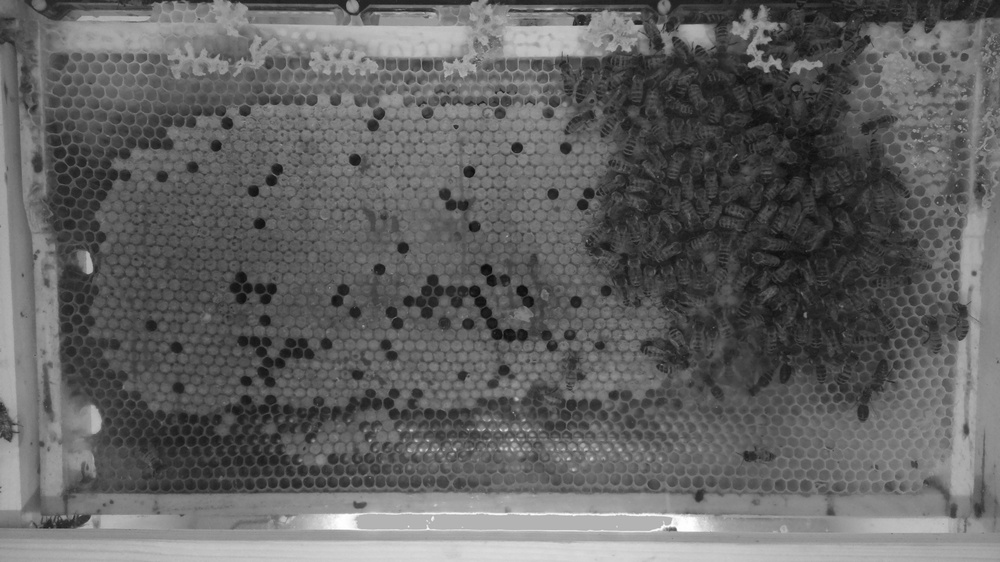
#> input picture hive2_rpi2_240425-164102Z.jpg, 1000 x 562 px, shrunk from 4608 x 2592 before the run, given as the content of the folder ing-2024/barmak/5_cluster_contour_ilastik/observation/imgs10, which was not available
$ jupyter execute n_random_file.ipynb   (shell and % lines are left out)   (text cells are left out)
#> lines starting #> are read from the running program, lines starting #| are printed output that depends on the picture; after the words box and inside, x2 and y2 are one past the last pixel; in counts of white or black regions, pixels touching at a corner belong together; pictures that were not available may be replaced by others from this repository, and a replacement may not be noted
[cell 1]
# from https://stackoverflow.com/a/52586317

import os, random, shutil

#Prompting user to enter number of files to select randomly along with directory
source = "/Users/fabianprofeta/Desktop/PDS-IR-imaging/IR-imaging-2024/barmak/5_cluster_contour_ilastik/observation/imgs10"
dest = "/Users/fabianprofeta/Desktop/PDS-IR-imaging/IR-imaging-2024/imgs_samples"
no_of_files = 50

print("%"*25+"{ Details Of Transfer }"+"%"*25)
print("\n\nList of Files Moved to %s :-"%(dest))

#Using for loop to randomly choose multiple files
for i in range(no_of_files):
    #Variable random_file stores the name of the random file chosen
    random_file=random.choice(os.listdir(source))
    print("%d} %s"%(i+1,random_file))
    source_file=source + "/" + random_file
    dest_file=dest
    #"shutil.move" function moves file from one directory to another
    shutil.move(source_file,dest_file)
    os.rename(dest_file+"/"+random_file, dest_file+"/img"+str(i)+".jpg")

print("\n\n"+"$"*33+"[ Files Moved Successfully ]"+"$"*33)

[cell 2]
import cv2
import numpy as np
import matplotlib.pyplot as plt
from skimage.morphology import remove_small_holes, remove_small_objects, disk, opening, closing
import glob

[cell 3]
folder_in = 'imgs_samples/'
images = glob.glob(folder_in + '*.jpg')
imgs = []

for image in images:
    img = cv2.imread(image, cv2.IMREAD_GRAYSCALE)
#> img is the input picture: shape (562, 1000); min 10, max 255, mean 97.8
    imgs.append(img)
    # [5 lines of commented-out code are left out]

[cell 4]
thresholds= np.ones([len(imgs)]) * 80
#> thresholds = [80]
imgs_tmp = []

for img, threshold in zip(imgs, thresholds):
    img_tmp = cv2.equalizeHist(img) #histogram equalization
    img_tmp = cv2.GaussianBlur(img, (7, 7), 0) #blur cause it never caused any harm
    _, img_tmp = cv2.threshold(img_tmp, threshold, 255, cv2.THRESH_BINARY) #thresholding
    imgs_tmp.append(img_tmp)
#> this loop made 1 pass
#> pass 1, `img_tmp = cv2.equalizeHist(img)`:
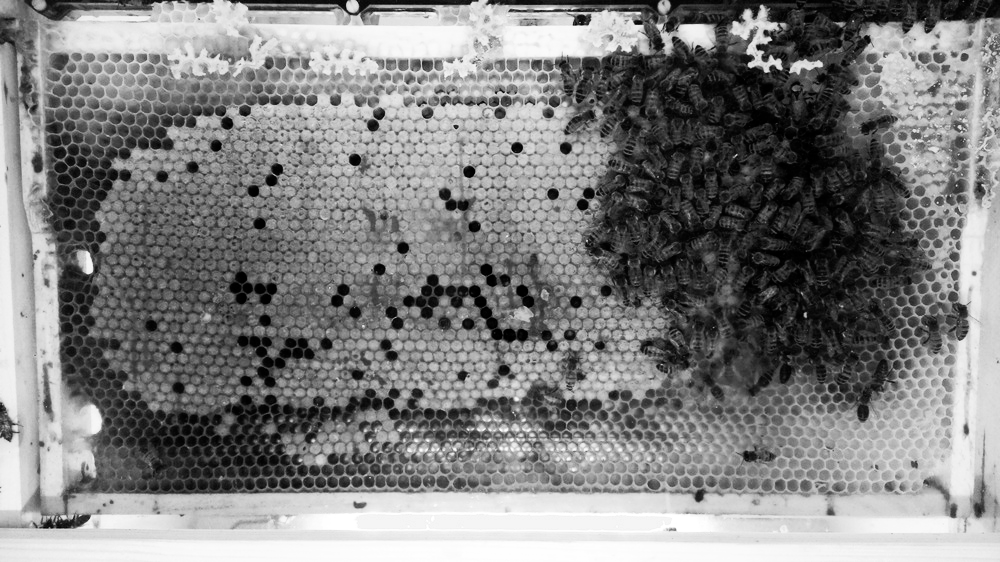
#> img_tmp: shape (562, 1000); min 0, max 255, mean 128.4
#> pass 1, `_, img_tmp = cv2.threshold(img_tmp, threshold, 255, cv2.THRESH_BINARY)`:
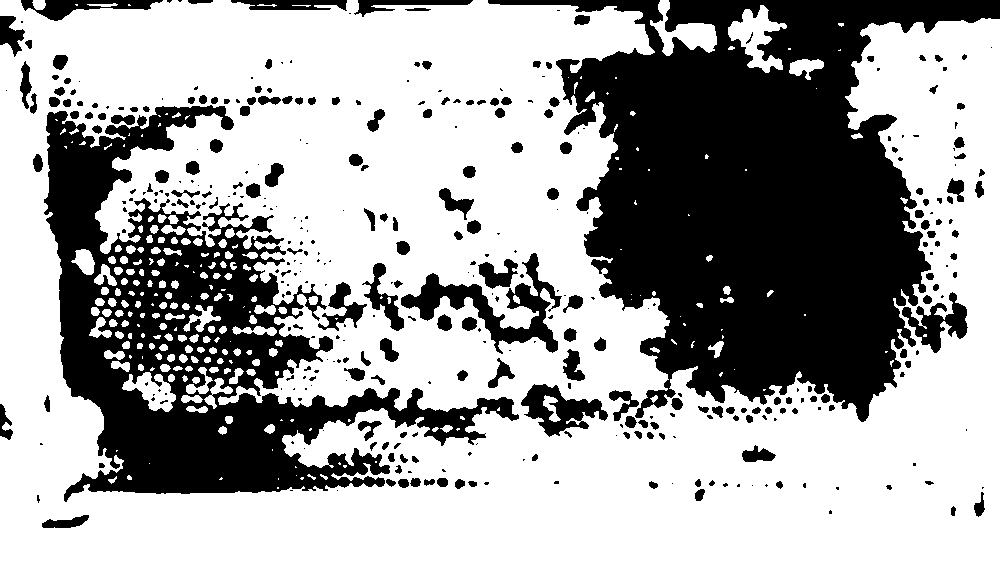
#> img_tmp: shape (562, 1000); 64.1% white; 380 black regions (185 under 20 px), largest, box (x1, y1, x2, y2) and area: (488, 0, 1000, 422) 108666, (44, 105, 519, 502) 63530, (401, 253, 562, 354) 4509
#> after the loop, imgs_tmp = 1 item

[cell 5]
imgs_tmp1000_oc = []
n = 0
for img_tmp in imgs_tmp:
    # some morphological operations (this take lil bit of time)
    img_tmp1000 = remove_small_objects(img_tmp, min_size=1000) #remove small objects
    img_tmp1000 = remove_small_holes(img_tmp1000, area_threshold=1000) #remove small holes
    img_tmp1000_oc = closing(opening(img_tmp1000, disk(3)), disk(3)) #open then close the mask (small disk cause takes time)
    imgs_tmp1000_oc.append(img_tmp1000_oc)
    # to save time in the future, save the masks
    cv2.imwrite('imgs_samples_mask/mask'+str(n)+'.jpg', img_tmp1000_oc * 255)
    n += 1
#> this loop made 1 pass
#> n on pass 1: 1
#> pass 1, `img_tmp1000 = remove_small_holes(img_tmp1000, area_threshold=1000)`:
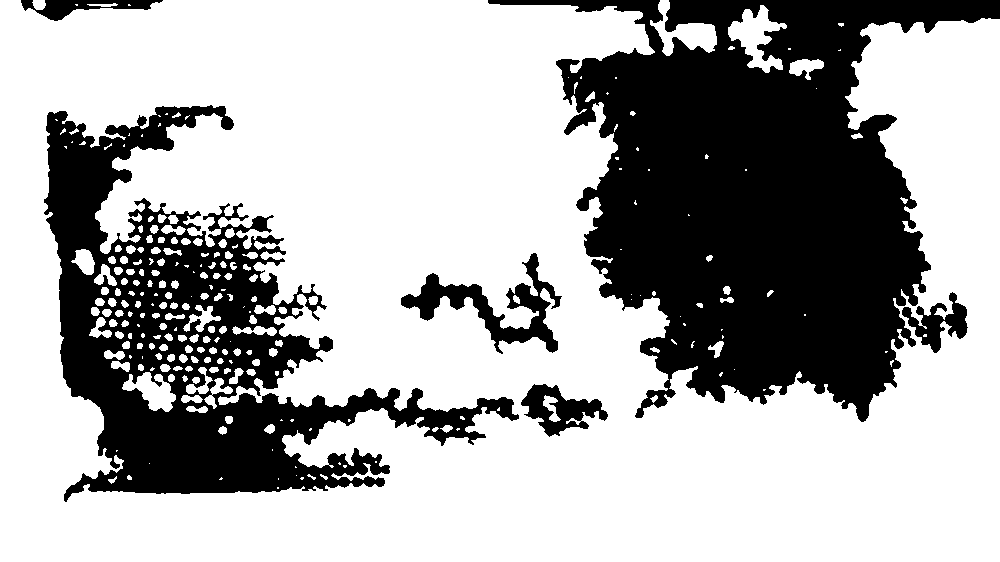
#> img_tmp1000: shape (562, 1000) bool; 67.7% white; 6 black regions, box (x1, y1, x2, y2) and area: (488, 0, 1000, 422) 108666, (44, 105, 519, 502) 63496, (401, 253, 562, 354) 4503, (521, 384, 608, 437) 2129, (902, 292, 968, 353) 1640, (21, 0, 163, 21) 1291
#> pass 1, `img_tmp1000_oc = closing(opening(img_tmp1000, disk(3)), disk(3))`:
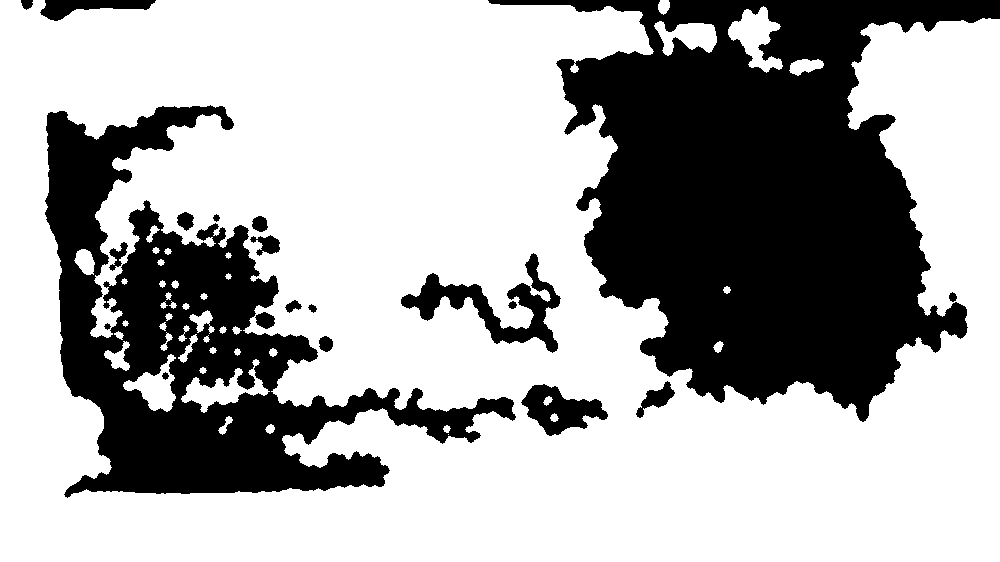
#> img_tmp1000_oc: shape (562, 1000) bool; 67% white; 20 black regions, largest, box (x1, y1, x2, y2) and area: (488, 0, 1000, 422) 111779, (45, 105, 516, 498) 63446, (401, 253, 561, 353) 4462
#> after the loop, imgs_tmp1000_oc = 1 item; n = 1

[cell 6]
# we load mask that were preprocessed to save time on morphological operations if we dont want to redo them
imgs_tmp1000_oc = []

for n in range(n):
    img_tmp1000_oc = cv2.imread('imgs_samples_mask/mask'+str(n)+'.jpg', cv2.IMREAD_GRAYSCALE)
#> img_tmp1000_oc: shape (562, 1000); min 0, max 255, mean 170.8
    imgs_tmp1000_oc.append(img_tmp1000_oc)

[cell 7]
imgs_contour = []

# now we can find the contours
for img_tmp1000_oc, img in zip(imgs_tmp1000_oc, imgs):
    img_contour = (~img_tmp1000_oc).astype(np.uint8) #convert to uint8 because findContours only accepts uint8
    contours, _ = cv2.findContours(img_contour, cv2.RETR_EXTERNAL, cv2.CHAIN_APPROX_SIMPLE) #find contours
    contour = max(contours, key=cv2.contourArea) #get the biggest contour
    img_contour = cv2.cvtColor(img_contour, cv2.COLOR_GRAY2BGR) #convert to BGR because drawContours only accepts BGR
    cv2.drawContours(img, contour, -1, (255, 255, 255), 20) #draw the biggest contour
    imgs_contour.append(img_contour)
#> this loop made 1 pass
#> pass 1, `img_contour = (~img_tmp1000_oc).astype(np.uint8)`:
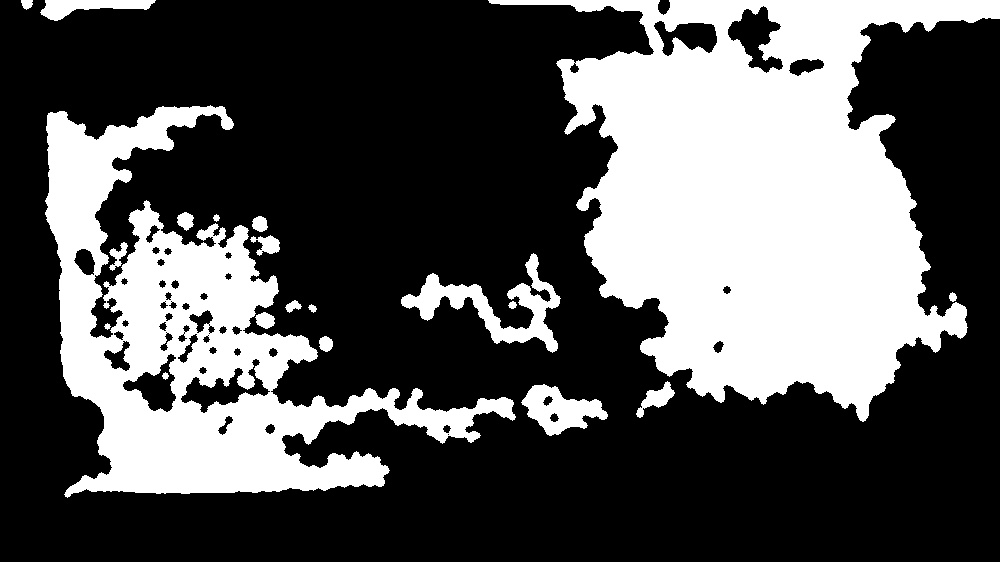
#> img_contour: shape (562, 1000); min 0, max 255, mean 84.2
#> after the loop, imgs_contour = 1 item

[cell 8]
# save the contours
n = 0
for img in imgs:
    cv2.imwrite('imgs_samples_contour/contour' + str(n) + '.jpg', img)
    n += 1
#> this loop made 1 pass
#> pass 1, `cv2.imwrite('imgs_samples_contour/contour' + str(n) + '.jpg', img)`:
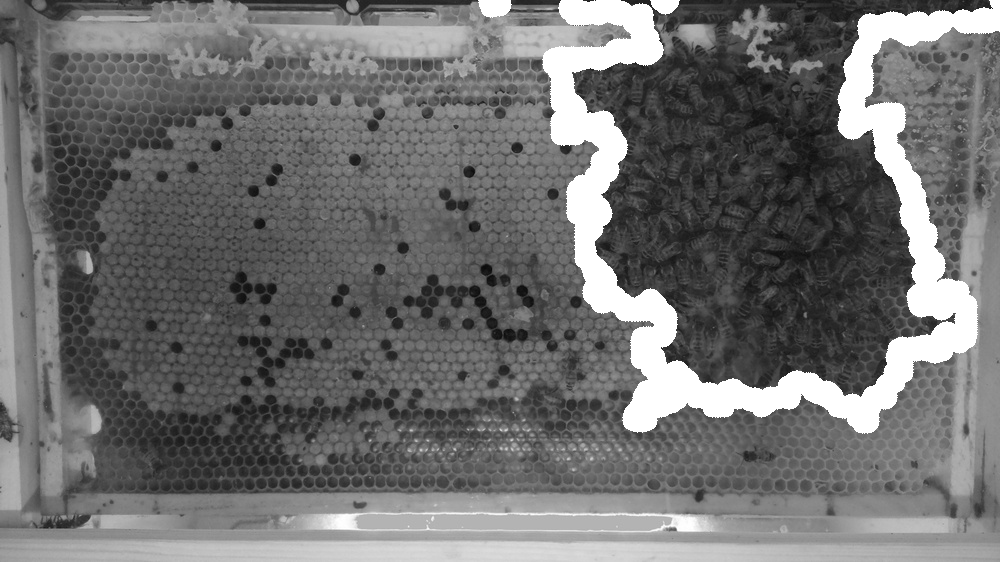
#> saved as contour0.jpg: shape (562, 1000); min 10, max 255, mean 111.4
#> after the loop, n = 1
